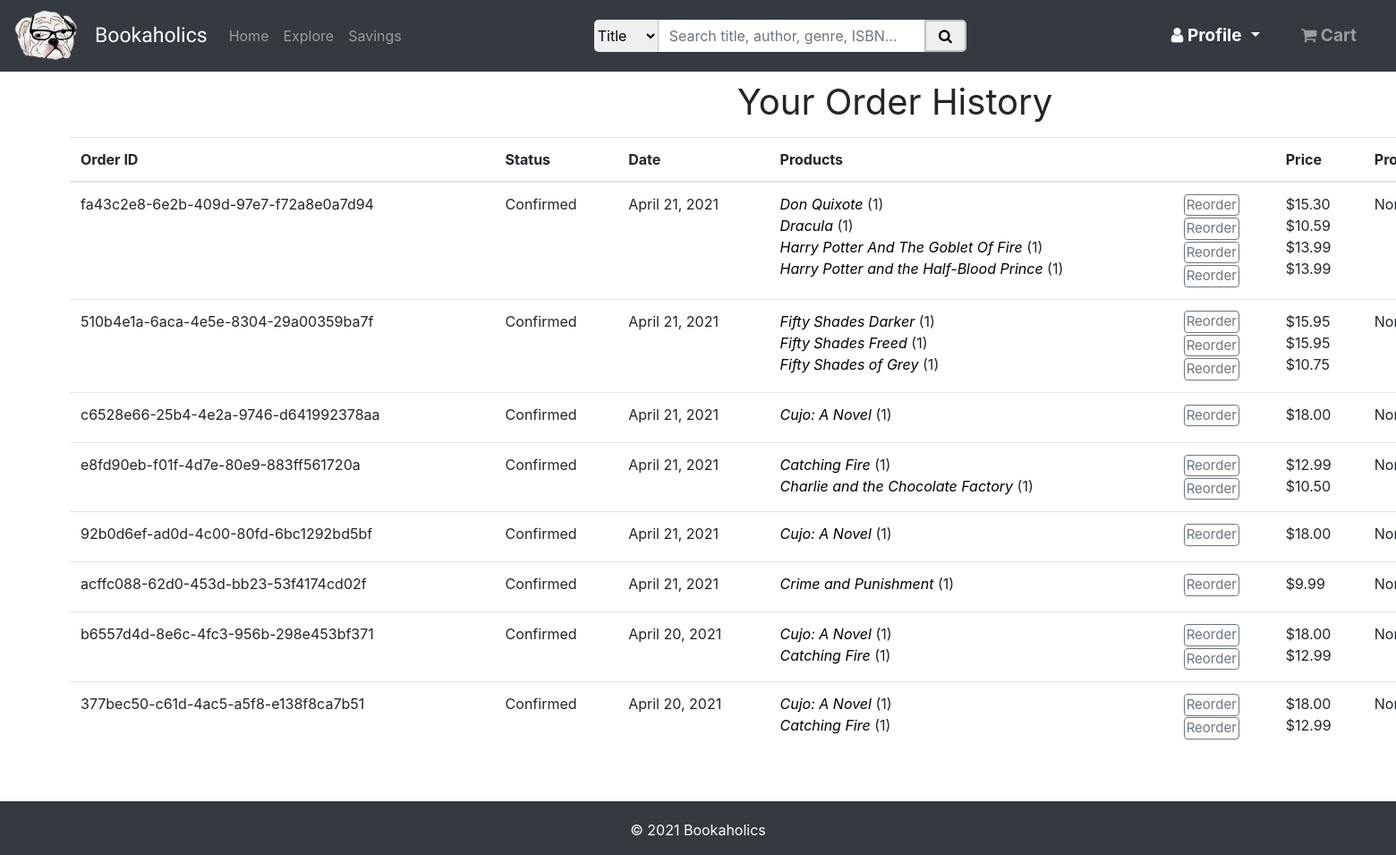
/order_history (signed in), run on an earlier commit of the app's database.
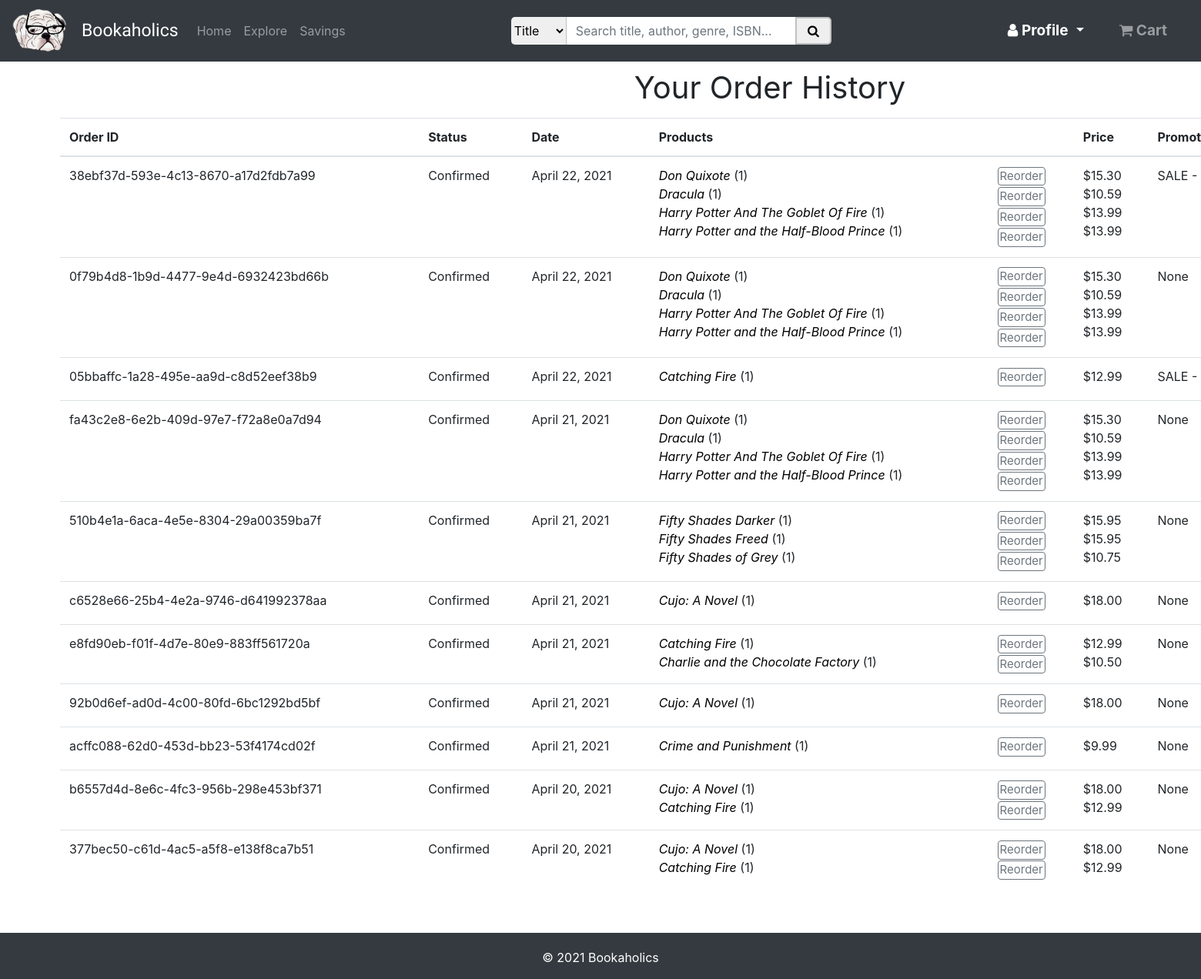
And on a later commit of the database.
### bookstore/models.py (models this page shows, shortened)
class Order(models.Model):
    id = models.CharField(primary_key=True, unique=True, default=uuid.uuid4, editable=False, max_length=10)
    status = models.CharField(max_length=255, default="Confirmed")
    user = models.ForeignKey(User, on_delete=models.CASCADE)
    total = models.DecimalField(decimal_places=2, max_digits=5)
    promotion = models.ForeignKey(Promotion, on_delete=models.CASCADE, null=True, blank=True)
    date = models.DateField()
    time = models.TimeField()
    first_name = models.CharField(max_length=20)
    last_name = models.CharField(max_length=20)
    street = models.CharField(max_length=255)
    city = models.CharField(max_length=255)
    state = models.CharField(max_length=255)
    zip_code = models.CharField(max_length=5)
    card_name = encrypt(models.CharField(max_length=255))
    card_num = encrypt(models.CharField(max_length=16))
    card_exp = encrypt(models.CharField(max_length=5))
    card_code = encrypt(models.CharField(max_length=3))
    objects = OrderManager()
    def __str__(self):
        return str(self.id)

class OrderItem(models.Model):
    id = models.AutoField(primary_key=True)
    order = models.ForeignKey(Order, on_delete=models.CASCADE)
    book = models.ForeignKey(Book, on_delete=models.CASCADE)
    quantity = models.IntegerField()
    objects = OrderItemManager()

class Book(models.Model):
    title = models.CharField(max_length=100)
    author = models.CharField(max_length=100)
    description = models.TextField()
    image = models.CharField(max_length=500)
    year = models.CharField(max_length=4)
    price = models.DecimalField(max_digits=4, decimal_places=2, default=10.00)
    isbn = models.CharField(max_length=13)
    genre = models.CharField(max_length=20, default="Fiction")
    rating = models.IntegerField(default=4)
    def __str__(self):
        return self.title

class Promotion(models.Model):
    code = models.CharField(primary_key=True, max_length=10)
    percentage = models.IntegerField(validators=[MinValueValidator(1), MaxValueValidator(100)])
    start_date = models.DateField()
    end_date = models.DateField()
    description = models.TextField()
    def __str__(self):
        return self.code

### bookstore/views.py (the view)
# urls.py: path('order_history', views.order_history, name='bookstore-order_history'),
@login_required
def order_history(request):
    order_data = {}
    orders = Order.objects.filter(user=request.user)
    index = 0
    for order in orders:
        order_items = OrderItem.objects.filter(order=order)
        order_data[index] = {
            'order': order,
            'items': order_items
        }
        index += 1
    context = {
        'title': 'Order History',
        'cartCount': getCartCount(request),
        'order_data': order_data,
    }
    return render(request, 'bookstore/order_history.html', context)

### bookstore/views.py (called while the page is built)
def getCartCount(request):
    if request.user.is_authenticated:
        return CartItem.objects.filter(cart=Cart.objects.get(user=request.user.id)).aggregate(Sum('quantity'))['quantity__sum']
    else:
        return ''

### bookstore/templates/bookstore/order_history.html (shortened to what this page needs)
{% extends "bookstore/base.html" %}
{% load static %}
{% block content %}
    {% block style %}
        <link rel="stylesheet" href="{% static 'bookstore/css/order_history.css' %}">
    {% endblock style %}
    <div class="container-fluid" id="content">
        <h1 id="title">Your Order History</h1>
        <table class="table">
            <thead>
                <tr><u>
                    <th scope="col">Order ID</th>
                    <th scope="col">Status</th>
                    <th scope="col">Date</th>
                    <th scope="col">Products</th>
                    <th scope="col"></th>
                    <th scope="col">Price</th>
                    <th scope="col">Promotion</th>
                </tr>
            </thead>
            <tbody>
                {% for index in order_data.values reversed %}
                    <tr>
                        <form method="POST" action="/reorder_all">
                            <td>{{ index.order.id }}</td>
                            <td>{{ index.order.status }}</td>
                            <td>{{ index.order.date }}</td>
                            <td>
                                {% for item in index.items %}
                                <a id="book-title" href={% url 'bookstore-book_detail' item.book.title %}><i>{{ item.book }}</i> </a> ({{ item.quantity }})<br>
                                {% endfor %}
                            </td>
                            <td>
                                {% for item in index.items %}
                                    <button id="reorder-book" onclick="reorderBook(event, {{ item.book.id }})" class="btn btn-outline-secondary btn-xs text-grey">Reorder</button><br>
                                {% endfor %}
                            </td>
                            <td>
                                {% for item in index.items %}
                                    ${{ item.book.price }}<br>
                                {% endfor %}
                            </td>
                            <td>
                                {% if index.order.promotion %}
                                    {{ index.order.promotion }} - {{ index.order.promotion.percentage }}% off
                                {% else %}
                                    None
                                {% endif %}
                            </td>
                        </form>
                    </tr>
                {% endfor %}
            </tbody>
        </table>
    </div>
{% endblock content %}

### bookstore/templates/bookstore/base.html (shortened to what this page needs)
{% load static %}
<!DOCTYPE html>
<html lang="en">
    <head>
        <link rel="stylesheet" href="https://maxcdn.bootstrapcdn.com/bootstrap/4.0.0/css/bootstrap.min.css">
        <link rel="stylesheet" href="https://cdnjs.cloudflare.com/ajax/libs/font-awesome/4.7.0/css/font-awesome.min.css">
        <link rel="stylesheet" href="{% static 'bookstore/css/base.css' %}">
    </head>
    <header>
        <nav class="navbar navbar-expand-lg navbar-dark bg-dark">
            <a class="navbar-brand" href="/home">
                <span id="brand-title">
                    <img src="../../static/bookstore/images/logo.png" id="logo">
                    <span id="bookaholics">Bookaholics</span>
                </span>
            </a>
            <div class="collapse navbar-collapse" id="navbarNavDropdown">
                <ul class="navbar-nav">
                    <li class="nav-item">
                        <a class="nav-link" href="/home" id="home-tab">Home</a>
                    </li>
                    <li class="nav-item">
                        <a class="nav-link" href="/search" id="explore-tab">Explore</a>
                    </li>
                    <li class="nav-item">
                        <a class="nav-link" href="#">Savings</a>
                    </li>
                </ul>
                <form class="d-flex justify-content-center" method="GET" id="query" action="/search">
                    <select id="search-select" name="category" id="category" form="query">
                        <option selected>Title</option>
                    </select>
                    <input class="form-control mr-sm-2" type="text" placeholder="Search title, author, genre, ISBN..." aria-label="Search" id="input" name="input">
                    <button id="search-button"><i class="fa fa-search"></i></button>
                </form>
            </div>
            <div class="collapse navbar-collapse" id="basicExampleNav1">
                <ul class="navbar-nav ml-auto">
                    {% if not request.user.is_authenticated %}
                    <li class="nav-item pl-2 mb-2 mb-md-0">
                        <a href="/signin" type="button"
                        class="btn btn-outline-info btn-md btn-rounded btn-navbar waves-effect waves-light">Sign In</a>
                    </li>
                    <li class="nav-item pl-2 mb-2 mb-md-0">
                        <a href="/register" type="button"
                        class="btn btn-outline-info btn-md btn-rounded btn-navbar waves-effect waves-light">Sign Up</a>
                    </li>
                    {% else %}
                    <li class="nav-item dropdown">
                        <a class="nav-link dropdown-toggle" id="profile" data-toggle="dropdown" aria-haspopup="true" aria-expanded="false" href="/edit_profile">
                            <i class="fa fa-user"></i><b>&nbsp;Profile</b>
                        </a>
                    </li>
                    <li class="nav-item" id="cart">
                        <a href="/shopping_cart" class="nav-link navbar-link-2 waves-effect" id="cart-tab">
                            <i class="fa fa-shopping-cart"></i><b>&nbsp;Cart</b>
                        </a>
                    </li>
                    {% endif %}
                </ul>
            </div>
        </nav>
    </header>
    <body>
        {% block content %}{% endblock %}
    </body>
    <footer class="bg-dark">
        &copy; 2021 Bookaholics
    </footer>
</html>

### bookstore/static/bookstore/css/base.css (style rules this page uses)
html, body { width: 100%; height: 100%; margin: 0; padding: 0; background-color: whitesmoke; }
body { margin-bottom: 60px; }
#query { width: 50%; margin-left: auto; }
nav { height: 80px; }
#logo { height: 65px; margin-top: -12px; position: absolute; }
#bookaholics { font-size: 23px; font-family: "Rock Salt", cursive; }
#brand-title { margin-top: 10px; }
#search-select { border-top-left-radius: 5px; border-bottom-left-radius: 5px; border: none; border-right: 1px solid silver; }
#input { border-radius: 0; border: none; }
#search-button { margin-left: -10px; border: 2px solid silver; border-top-right-radius: 5px; border-bottom-right-radius: 5px; width: 60px; }
#input:focus, #search-button:focus, #search-select { outline: none; }
#search-button { cursor: pointer; }
#profile { font-size: 19px; margin-right: 30px; }
#cart { font-size: 19px; margin-right: 20px; }
#content { width: 80%; height: 100; padding: 0 5% 0 5%; margin-left: auto; margin-right: auto; background-color: white; }
footer { position: fixed; bottom: 0; width: 100%; height: 60px; color: white; text-align: center; padding-top: 20px; }

### bookstore/static/bookstore/css/order_history.css (style rules this page uses)
#content { min-height: 100%; width: 2000px; padding-bottom: 100px; }
#title { padding: 10px 0px 7px 0; text-align: center; font-weight: normal; }
#profile { color: white; }
#reorder-book { padding: 0px 2px 0px 2px; font-size: 15px; margin-bottom: 1px; }
#book-title { color: black; }

What changed in the data, as far as the page shows it:
added Order: order.id "38ebf37d-593e-4c13-8670-a17d2fdb7a99", order.status "Confirmed", order "April 22, 2021", order.promotion "SALE"
added OrderItem: book "Don Quixote", quantity "1", book.price "15.30"
added OrderItem: book "Dracula", quantity "1", book.price "10.59"
added OrderItem: book "Harry Potter And The Goblet Of Fire", quantity "1", book.price "13.99"
added OrderItem: book "Harry Potter and the Half-Blood Prince", quantity "1", book.price "13.99"
added Order: order.id "0f79b4d8-1b9d-4477-9e4d-6932423bd66b", order.status "Confirmed", order "April 22, 2021", shows "None"
added OrderItem: book "Don Quixote", quantity "1", book.price "15.30"
added OrderItem: book "Dracula", quantity "1", book.price "10.59"
added OrderItem: book "Harry Potter And The Goblet Of Fire", quantity "1", book.price "13.99"
added OrderItem: book "Harry Potter and the Half-Blood Prince", quantity "1", book.price "13.99"
added Order: order.id "05bbaffc-1a28-495e-aa9d-c8d52eef38b9", order.status "Confirmed", order "April 22, 2021", order.promotion "SALE"
added OrderItem: book "Catching Fire", quantity "1", book.price "12.99"
